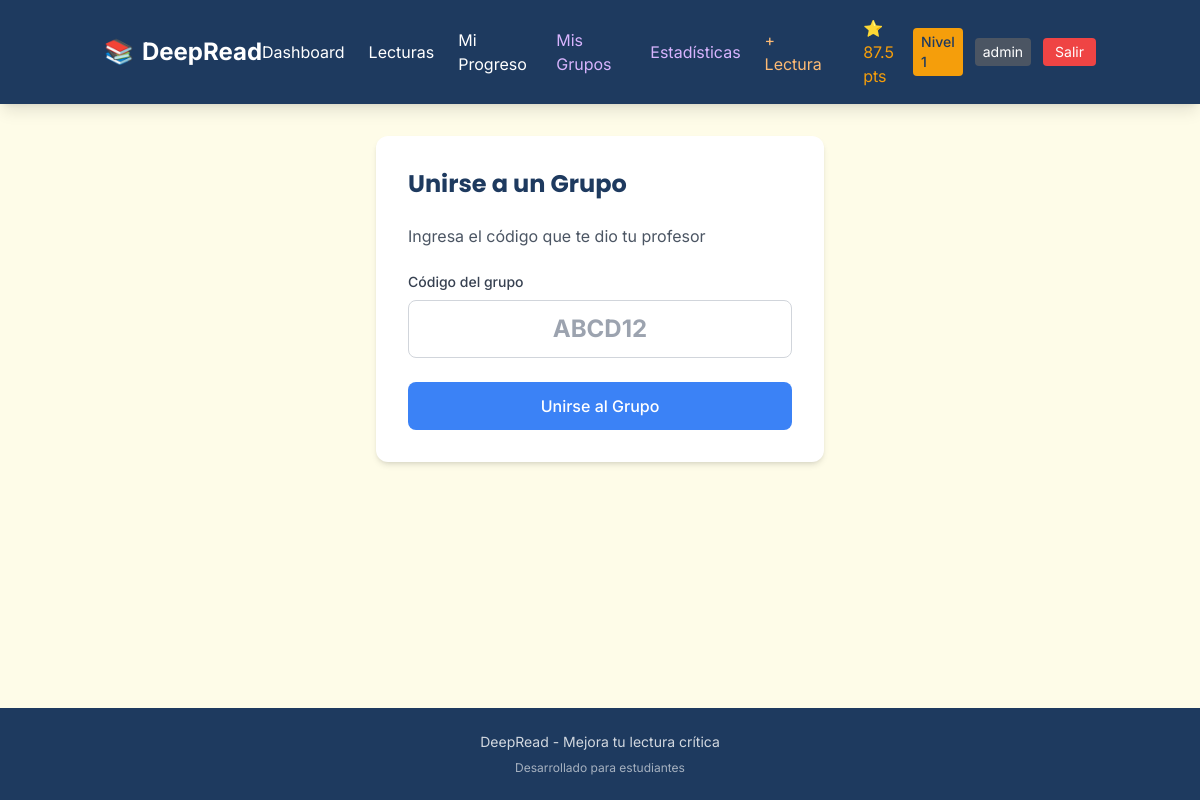
Page /grupos/unirse (signed in) on the committed database.
### models/user.py (models this page shows, shortened)
class Usuario(db.Model, UserMixin):
    __tablename__ = 'usuarios'
    id = db.Column(db.Integer, primary_key=True)
    username = db.Column(db.String(50), unique=True, nullable=False)
    email = db.Column(db.String(100), unique=True, nullable=False)
    password_hash = db.Column(db.String(255), nullable=False)
    rol = db.Column(db.String(20), default='estudiante')
    tipo_usuario = db.Column(db.String(20), default='gratuito')
    nivel_actual = db.Column(db.Integer, default=1)
    puntos_totales = db.Column(db.Integer, default=0)
    racha_dias = db.Column(db.Integer, default=0)
    ultimo_login = db.Column(db.Date, default=None)
    fecha_creacion = db.Column(db.DateTime, default=datetime.utcnow)
    def es_admin(self):
        return self.rol == 'admin'
    def es_profesor(self):
        return self.rol in ['profesor', 'admin']

### routes/admin.py (the view, shortened to what this page needs)
@admin_bp.route('/grupos/unirse', methods=['GET', 'POST'])
@login_required
def unidos_grupo():
    return render_template('unirse_grupo.html')

### app.py (called while the page is built)
@login_manager.user_loader
def load_user(user_id):
    return db.session.get(Usuario, int(user_id))

### templates/unirse_grupo.html (shortened to what this page needs)
{% extends "base.html" %}
{% block content %}
<div class="container mx-auto px-4 py-8">
    <div class="max-w-md mx-auto">
        <div class="bg-white rounded-xl shadow-md p-8">
            <h1 class="text-2xl font-bold text-primary mb-6">Unirse a un Grupo</h1>
            <p class="text-gray-600 mb-6">Ingresa el código que te dio tu profesor</p>
            <form method="POST" class="space-y-6">
                <div>
                    <label class="block text-sm font-medium text-gray-700 mb-2">Código del grupo</label>
                    <input type="text" name="codigo" required
                        class="w-full px-4 py-3 border border-gray-300 rounded-lg focus:ring-2 focus:ring-secondary text-center text-2xl font-bold"
                        placeholder="ABCD12" style="text-transform: uppercase;">
                </div>
                <button type="submit" class="w-full bg-secondary hover:bg-blue-600 text-white py-3 rounded-lg font-medium">
                    Unirse al Grupo
                </button>
            </form>
        </div>
    </div>
</div>
{% endblock %}

### templates/base.html (shortened to what this page needs)
<!DOCTYPE html>
<html lang="es">
<head>
    <script src="https://cdn.tailwindcss.com"></script>
</head>
<body class="bg-cream min-h-screen flex flex-col">
    {% block header %}
    <header class="bg-primary text-white shadow-lg">
        <nav class="container mx-auto px-4 py-4 flex items-center justify-between">
            <a href="{{ url_for('main.index') }}" class="text-2xl font-bold flex items-center gap-2">
                <span class="text-accent">📚</span> DeepRead
            </a>
            <div class="hidden md:flex items-center gap-6">
                {% if current_user.is_authenticated %}
                    <a href="{{ url_for('main.dashboard') }}" class="hover:text-accent transition">Dashboard</a>
                    <a href="{{ url_for('main.lecturas') }}" class="hover:text-accent transition">Lecturas</a>
                    <a href="{{ url_for('main.progreso') }}" class="hover:text-accent transition">Mi Progreso</a>
                    <a href="{{ url_for('main.mis_grupos') }}" class="hover:text-accent transition text-purple-300">Mis Grupos</a>
                    {% if current_user.es_admin() %}
                    <a href="{{ url_for('admin.ver_estadisticas') }}" class="hover:text-accent transition text-purple-300">Estadísticas</a>
                    <a href="{{ url_for('admin.crear_lectura_publica') }}" class="hover:text-accent transition text-orange-300">+ Lectura</a>
                    {% endif %}
                    <div class="flex items-center gap-3 ml-4">
                        <span class="text-accent">⭐ {{ current_user.puntos_totales }} pts</span>
                        <span class="bg-accent text-primary px-2 py-1 rounded text-sm font-medium">Nivel {{ current_user.nivel_actual }}</span>
                        <span class="bg-gray-600 px-2 py-1 rounded text-sm text-white">{{ current_user.rol }}</span>
                        <a href="{{ url_for('auth.logout') }}" class="bg-red-500 hover:bg-red-600 px-3 py-1 rounded text-sm transition">Salir</a>
                    </div>
                {% else %}
                    <a href="{{ url_for('auth.login') }}" class="hover:text-accent transition">Iniciar Sesión</a>
                    <a href="{{ url_for('auth.register') }}" class="bg-accent text-primary px-4 py-2 rounded-lg font-medium hover:opacity-90 transition">Registrarse</a>
                {% endif %}
            </div>
        </nav>
    </header>
    {% endblock %}
    <main class="flex-grow">
        {% block content %}{% endblock %}
    </main>
    <footer class="bg-primary text-white py-6 mt-auto">
        <div class="container mx-auto px-4 text-center">
            <p class="text-sm opacity-80">DeepRead - Mejora tu lectura crítica</p>
            <p class="text-xs opacity-60 mt-2">Desarrollado para estudiantes</p>
        </div>
    </footer>
</body>
</html>

### templates/base.html (style rules this page uses)
body { font-family: 'Inter', sans-serif; }
h1, h2, h3, h4, h5, h6 { font-family: 'Poppins', sans-serif; }

### rows in the picture
Usuario: puntos_totales "87.5", nivel_actual "1", rol "admin"
